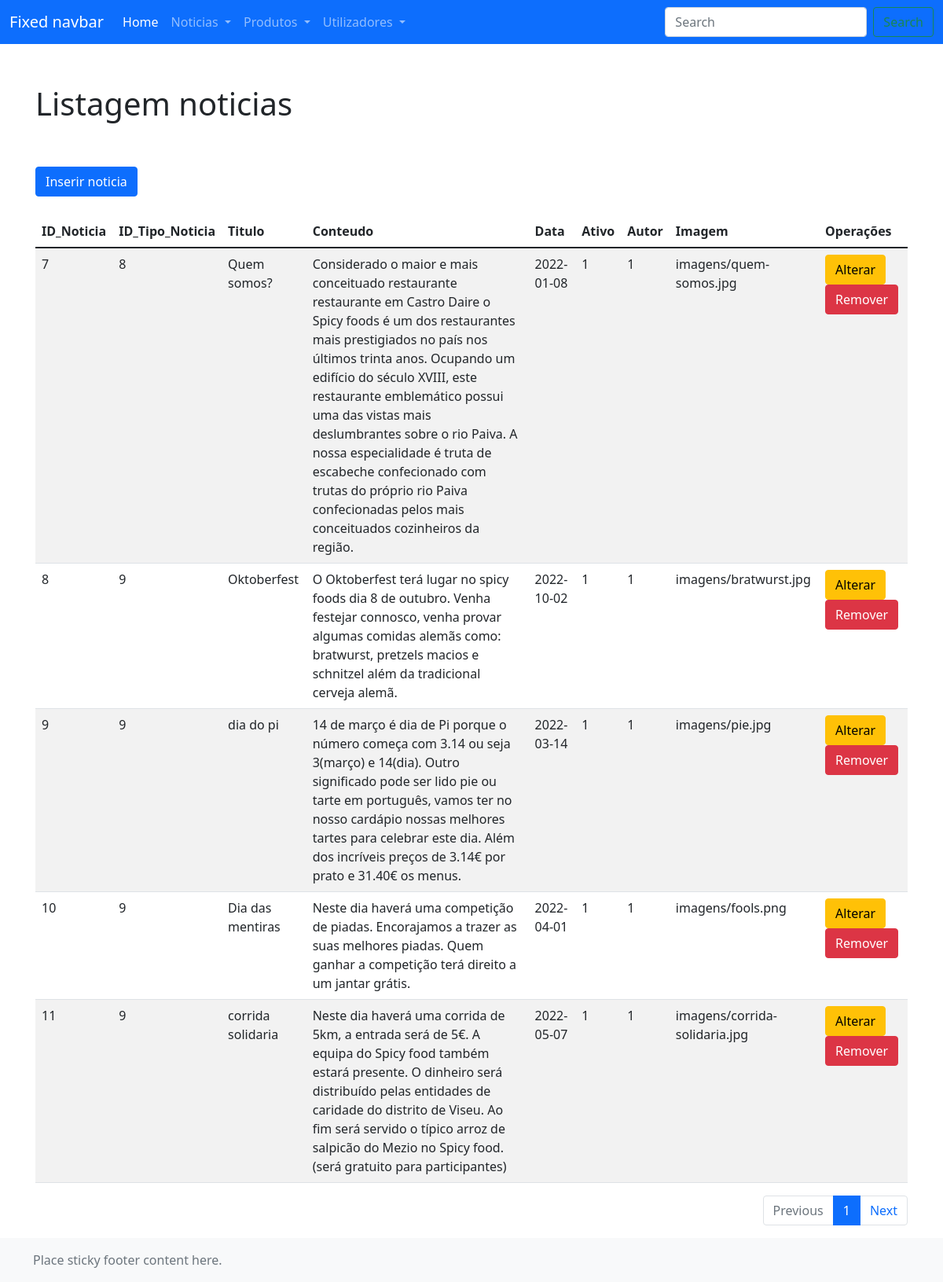
Screenshot of /backoffice/news/list_news.php with the database file from the repository.
### tables this page shows
CREATE TABLE `noticias` (
  `ID_Noticia` int(11) NOT NULL,
  `ID_Tipo_Noticia` int(11) NOT NULL,
  `Titulo` varchar(100) NOT NULL,
  `Conteudo` varchar(1000) NOT NULL,
  `Data` varchar(10) NOT NULL,
  `ID_Utilizador` int(11) NOT NULL,
  `Imagem` varchar(75) NOT NULL,
  `Ativo` int(11) NOT NULL
);

### backoffice/utils/conexao.inc.php (called while the page is built, shortened)
<?php
    function conexaoDB(){
        $servername = "localhost";
        $username = "root";
        $password = "";
        $database = "pap";
        try{
            $conn = mysqli_connect($servername, $username, $password, $database);
        }
        catch(mysqli_sql_exception $mensagem) {
            echo nl2br("Erro: Não foi possivel conectar ao MySQL".$mensagem);
            throw $mensagem;
        }
        return $conn;
    }
    function executarSQL($sql_command){
        $conn = conexaoDB();
        $resultado = mysqli_query($conn, $sql_command);
        return $resultado;
    }
?>

### backoffice/news/list_news.php (the view, shortened to what this page needs)
<!doctype html>
<html lang="en" class="h-100">
  <head>
		<link href="https://cdn.jsdelivr.net/npm/bootstrap@5.1.3/dist/css/bootstrap.min.css" rel="stylesheet">
		<link href="css/sticky-footer-navbar.css" rel="stylesheet">
		<link href="css/backoffice.css" rel="stylesheet">
  </head>
  <body class="d-flex flex-column h-100">
    <?php
      include("../utils/conexao.inc.php");
      include("../header/header.php");
    ?>
    <main class="flex-shrink-0">
      <div class="container">
        <h1 class="mt-5">Listagem noticias</h1>
        <br>
        <a href="./create_new.php">
          <button type="button" class="btn btn-primary">Inserir noticia</button>
        </a>
        <br>
        <table class="table table-striped">
          <thead>
            <tr>
            <th scope="col">ID_Noticia</th>
              <th scope="col">ID_Tipo_Noticia</th>
              <th scope="col">Titulo</th>
              <th scope="col">Conteudo</th>
              <th scope="col">Data</th>
              <th scope="col">Ativo</th>
              <th scope="col">Autor</th>
              <th scope="col">Imagem</th>
              <th scope="col">Operações</th>
            </tr>
          </thead>
          <tbody>
            <?php
							$n_registos_pagina = 10;
							$pagina_atual = intval(isset($_GET['pagina']) ? $_GET['pagina'] : 1);
							if($pagina_atual == 1){
								$query = "SELECT * FROM noticias
								LIMIT ".intval($pagina_atual -1).", ".$n_registos_pagina."" ;
							}else{
								$query = "SELECT * FROM noticias
								LIMIT ".intval(($pagina_atual -1 * $n_registos_pagina).", ".$n_registos_pagina)."";
							}
              if($result = executarSQL($query)){
                while($row = mysqli_fetch_array($result)){
                  echo "<tr>";
                    echo "<td>".$row["ID_Noticia"]."</td>";
                    echo "<td>".$row["ID_Tipo_Noticia"]."</td>";
                    echo "<td>".$row["Titulo"]."</td>";
                    echo "<td>".$row["Conteudo"]."</td>";
                    echo "<td>".$row["Data"]."</td>";
                    echo "<td>".$row["Ativo"]."</td>";
                    echo "<td>".$row["ID_Utilizador"]."</td>";
                    echo "<td>".$row["Imagem"]."</td>";
                    echo "<td>
                      <a href='./create_new.php?ID=".$row["ID_Noticia"]."'>
                        <button type='button' class='btn btn-warning'>Alterar</button>
                      </a>
                      <a href='./script_del_new.php?ID=".$row["ID_Noticia"]."'>
                        <button type='button' class='btn btn-danger'>Remover</button>
                      </a>
                    </td>";
                  echo "</tr>";
                }
              }else{
                echo "Erro na consulta a base de dados";
              }
            ?>
          </tbody>
        </table>
        <nav aria-label="Page navigation example">
          <ul class="pagination justify-content-end">
						<li class="page-item disabled"><a class="page-link" href="#" tabindex="-1">Previous</a></li>
								<?php
									$query1 = "SELECT * FROM noticias";
									$result1 = executarSQL($query1);
									$total_registos = mysqli_num_rows($result1);
									$paginações = intval($total_registos / $n_registos_pagina);
									for($i = 0; $i <= $paginações; $i++){
										if($pagina_atual == $i + 1){
											echo "<li class='page-item active'><a class='page-link' href='list_news.php?pagina=".($i + 1)."'>".($i + 1)."</a></li>";
										}else{
											echo "<li class='page-item'><a class='page-link' href='list_news.php?pagina=".($i + 1)."'>".($i + 1)."</a></li>";
										}
									}
								?>
							<li class="page-item"><a class="page-link" href="#">Next</a></li>
          </ul>
        </nav>
      </div>
    </main>
    <footer class="footer mt-auto py-3 bg-light">
      <div class="container">
        <span class="text-muted">Place sticky footer content here.</span>
      </div>
    </footer>
  </body>
</html>

### backoffice/css/sticky-footer-navbar.css (style rules this page uses)
main > .container { padding: 60px 15px 0; }

### rows the page displays
noticias: ID_Noticia "7", ID_Tipo_Noticia "8", Titulo "Quem somos?", Conteudo "Considerado o maior e mais conceituado restaurante restaurante em Castro Daire o Spicy foods é um dos restaurantes mais prestigiados no país nos últimos trinta anos. Ocupando um edifício do século XVIII, este restaurante emblemático possui uma das vistas mais deslumbrantes sobre o rio Paiva. A nossa especialidade é truta de escabeche confecionado com trutas do próprio rio Paiva confecionadas pelos mais conceituados cozinheiros da região.", Data "2022-01-08", Ativo "1", ID_Utilizador "1", Imagem "imagens/quem-somos.jpg"
noticias: ID_Noticia "8", ID_Tipo_Noticia "9", Titulo "Oktoberfest", Conteudo "O Oktoberfest terá lugar no spicy foods dia 8 de outubro. Venha festejar connosco, venha provar algumas comidas alemãs como: bratwurst, pretzels macios e schnitzel além da tradicional cerveja alemã.", Data "2022-10-02", Ativo "1", ID_Utilizador "1", Imagem "imagens/bratwurst.jpg"
noticias: ID_Noticia "9", ID_Tipo_Noticia "9", Titulo "dia do pi", Conteudo "14 de março é dia de Pi porque o número começa com 3.14 ou seja 3(março) e 14(dia). Outro significado pode ser lido pie ou tarte em português, vamos ter no nosso cardápio nossas melhores tartes para celebrar este dia. Além dos incríveis preços de 3.14€ por prato e 31.40€ os menus.", Data "2022-03-14", Ativo "1", ID_Utilizador "1", Imagem "imagens/pie.jpg"
noticias: ID_Noticia "10", ID_Tipo_Noticia "9", Titulo "Dia das mentiras", Conteudo "Neste dia haverá uma competição de piadas. Encorajamos a trazer as suas melhores piadas. Quem ganhar a competição terá direito a um jantar grátis.", Data "2022-04-01", Ativo "1", ID_Utilizador "1", Imagem "imagens/fools.png"
noticias: ID_Noticia "11", ID_Tipo_Noticia "9", Titulo "corrida solidaria", Conteudo "Neste dia haverá uma corrida de 5km, a entrada será de 5€. A equipa do Spicy food também estará presente. O dinheiro será distribuído pelas entidades de caridade do distrito de Viseu. Ao fim será servido o típico arroz de salpicão do Mezio no Spicy food. (será gratuito para participantes)", Data "2022-05-07", Ativo "1", ID_Utilizador "1", Imagem "imagens/corrida-solidaria.jpg"
